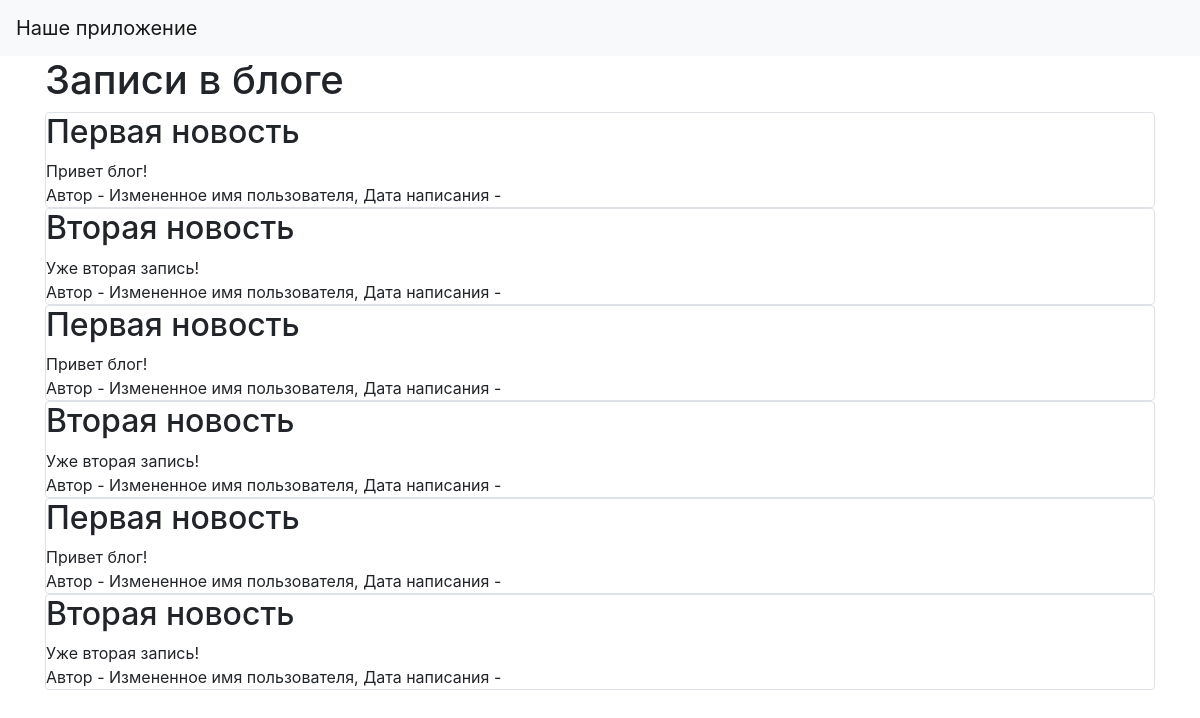
The page / on the database its author committed.
### primer_iz_uroka/data/news.py (models this page shows, shortened)
class News(SqlAlchemyBase):
    __tablename__ = 'news'
    id = sa.Column(sa.Integer, primary_key=True, autoincrement=True)
    title = sa.Column(sa.String, nullable=True)
    content = sa.Column(sa.String, nullable=True)
    created_datte = sa.Column(sa.DateTime, default=datetime.datetime.now)
    is_private = sa.Column(sa.Boolean, default=True)
    user_id = sa.Column(sa.Integer, sa.ForeignKey('users.id'))
    user = orm.relationship('User')

### primer_iz_uroka/data/users.py (models this page shows, shortened)
class User(SqlAlchemyBase):
    news = orm.relationship("News", back_populates='user')
    __tablename__ = 'users'
    id = sa.Column(sa.Integer, primary_key=True, autoincrement=True)
    name = sa.Column(sa.String, nullable=True)
    about = sa.Column(sa.String, nullable=True)
    email = sa.Column(sa.String, index=True, unique=True, nullable=True)
    hashed_password = sa.Column(sa.String, index=True, nullable=True)
    creation_date = sa.Column(sa.DateTime, default=datetime.datetime.now)

### primer_iz_uroka/main.py (the view)
@app.route("/")
def index():
    db_sess = db_session.create_session()
    news = db_sess.query(News).filter(News.is_private != True)
    return render_template("index.html", news=news)

### primer_iz_uroka/data/db_session.py (called while the page is built)
def create_session() -> Session:
    global __factory
    return __factory()

### primer_iz_uroka/templates/index.html (shortened to what this page needs)
<!DOCTYPE html>
<html lang="en">
<head>
    </head>
    <body>
        {% extends "base.html" %}
{% block content %}
<h1>Записи в блоге</h1>
{% for item in news%}
<div class="col-md6 border rounded">
    <h2>{{item.title}}</h2>
    <div>
        {{item.content}}
    </div>
    <div>
        Автор - {{item.user.name}}, Дата написания - {{item.created_date}}
    </div>
</div>
{% endfor %}
{% endblock %}

### primer_iz_uroka/templates/base.html (shortened to what this page needs)
<!doctype html>
<html lang="en">
<head>
    <link rel="stylesheet"
          href="https://stackpath.bootstrapcdn.com/bootstrap/4.4.1/css/bootstrap.min.css"
>
</head>
<body>
<header>
    <nav class="navbar navbar-light bg-light">
        <a class="navbar-brand" href="#">Наше приложение</a>
    </nav>
</header>
<main role="main" class="container">
    {% block content %}{% endblock %}
</main>
</body>
</html>

### rows shown on the page
News: title "Первая новость", content "Привет блог!", user.name "Измененное имя пользователя"
News: title "Вторая новость", content "Уже вторая запись!", user.name "Измененное имя пользователя"
News: title "Первая новость", content "Привет блог!", user.name "Измененное имя пользователя"
News: title "Вторая новость", content "Уже вторая запись!", user.name "Измененное имя пользователя"
News: title "Первая новость", content "Привет блог!", user.name "Измененное имя пользователя"
News: title "Вторая новость", content "Уже вторая запись!", user.name "Измененное имя пользователя"
